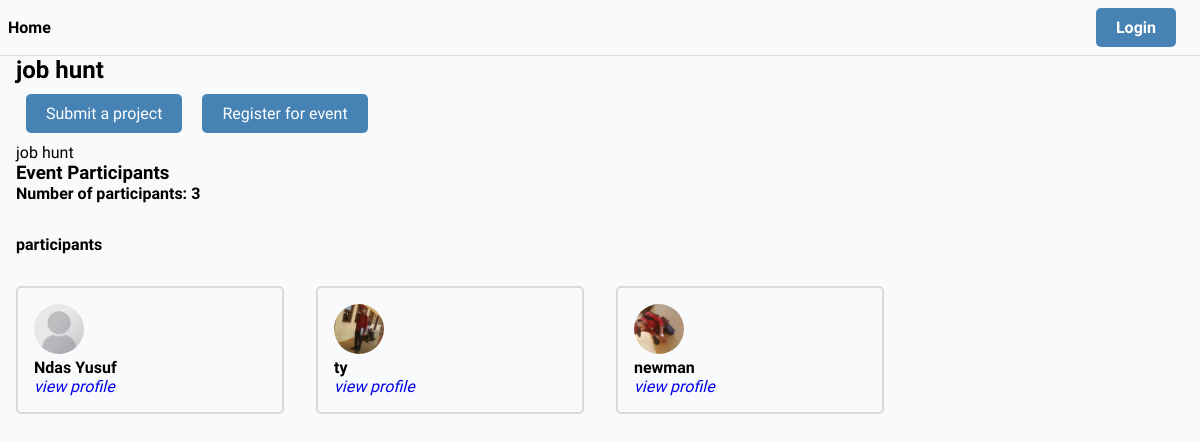
The app's page /event/5760d20f-d547-4c15-af99-b23b3f1b718a/ with its own data.
### core/models.py (models this page shows, shortened)
class Event(models.Model):
    name = models.CharField(max_length=200)
    description = models.TextField( null=True, blank=True)
    participants = models.ManyToManyField(User, blank=True, related_name='events')
    start_date = models.DateTimeField(null=True)
    end_date = models.DateTimeField(null=True)
    registration_deadline = models.DateTimeField(null=True)
    updated = models.DateTimeField(auto_now=True)
    created = models.DateTimeField(auto_now_add=True)
    id = models.UUIDField(primary_key=True, editable=False, unique=True, default=uuid.uuid4)

### users/models.py (models this page shows, shortened)
class User(AbstractUser):
    username = models.CharField(max_length=100, null=True, blank=True)
    name = models.CharField(max_length=100)
    email = models.EmailField(unique=True)
    bio = models.TextField(null= True, blank=True)
    hackthon_participant = models.BooleanField(default=True, null=False)
    avatar = ResizedImageField(size = [300, 300] ,default = 'avatars/profile.jpeg', upload_to = "avatars/")
    id = models.UUIDField(primary_key=True, editable=False, unique=True, default=uuid.uuid4)
    twitter = models.URLField(max_length=500, null=True, blank=True)
    facebook = models.URLField(max_length=500, null=True, blank=True)
    linkedin = models.URLField(max_length=500, null=True, blank=True)
    github = models.URLField(max_length=500, null=True, blank=True)
    website = models.URLField(max_length=500, null=True, blank=True)
    USERNAME_FIELD = 'email' #makes username exempted
    REQUIRED_FIELDS = ['username']    #a must use when you use USERNAME_FIELD

### core/views.py (the view, shortened to what this page needs)
# urls.py: path('event/<uuid:pk>/', EventView.as_view(), name='event'),
class EventView(View):
    def get(self, request, pk):
        try:
            event = Event.objects.get(id=pk)
            user = request.user
            print("date: ", event.registration_deadline)
            deadline = event.registration_deadline.timestamp()
            now = datetime.now().timestamp()
            passed_deadline = (deadline < now )
            if(user.is_authenticated):
                submitted = Submission.objects.filter(participant = request.user, event=event).exists()
                print('submitted> > > :   ', submitted)
            else:
                submitted = False
        except Event.DoesNotExist:
            messages.warning(request, "event not found")
            return redirect(request.META.get("HTTP_REFERER", '/'))
        context = {
            'event':event,
            'submitted':submitted,
            'deadline_passed':passed_deadline
        }
        return render(request, 'core/event.html', context)

### templates/core/event.html (shortened to what this page needs)
{% extends 'base.html' %}
{% block content %}
{% load social_share %}
<h2>{{event.name}}</h3>
{% if not deadline_passed %}
<div class="event-action-wrapper">
    {% if submitted %}
    <p class="text-success" style="align-self: center; font-weight: bold;">You have submitted a project for this event! |</p>
    {% else %}
    <a class= "btn btn-primary" href="{% url 'project-submission' event.id %}">Submit a project</a>
    {% endif %}
    {% if user not in event.participants.all  %}
    <a class= "btn btn-primary" href="{% url 'confirm-event' event.id %}">Register for event</a>
    {% elif not submitted %}
    <form  method="POST">
        {% csrf_token %}
        <input class="btn btn-warning" type="submit" value="Cancel registration">
    </form>
    {% else %}
    <p class="text-success" style="align-self: center; font-weight: bold;">|  You have registered for this event!</p>
{% endif %}
</div>
{% else %}
<p>the registration for this event has been closed!</p> <br>
{% endif %}
<p>{{event.description|urlize|linebreaks}}</p>
<div>
    <h3>Event Participants</h3>
        <h4>Number of participants: {{event.participants.all.count}}</h4>
    <section class="section">
        <h4>participants</h4>
        <div class="users-list section">
            {% for user in event.participants.all %}
                <div class="user-wrapper">
                    <img src="{{user.avatar.url}}" class="avatar" alt="{{user.name}}">
                <h4>{{user.name}}</h4>
                 <a href="{% url 'user-profile' user.id %}"><i>view profile</i></a>
                </div>
            {% endfor %}
        </div>
    </section>
</div>
{% endblock content %}

### static/css/main.css (style rules this page uses)
* { padding: 0; margin: 0; box-sizing: border-box; font-family: 'Readex Pro'; background-color: rgb(249, 250, 251); }
body { width: 100%; }
a { text-decoration: none; }
.users-list { display: grid; grid-template-columns: 1fr 1fr 1fr 1fr; gap: 2em; }
.user-wrapper { border-radius: 5px; border: solid 2px #dadada; padding: 1em; }
.avatar { width: 50px; height: 50px; object-fit: cover; border-radius: 50%; }
.btn { outline: none; border: none; padding: 10px 20px; border-radius: 5px; background-color: rgb(204, 204, 204); text-decoration: none; display: block; width: fit-content; margin: 10px; }
.btn-primary { background-color: steelblue; color: #fff !important; }
.event-action-wrapper { display: flex; flex-wrap: wrap; }
.section { margin: 2em 0; }

### records on screen
Event: name "job hunt", description "job hunt", participants.all.count "3"
User: avatar (placeholder picture), name "Ndas Yusuf"
User: avatar (picture), name "ty"
User: avatar (picture), name "newman"
